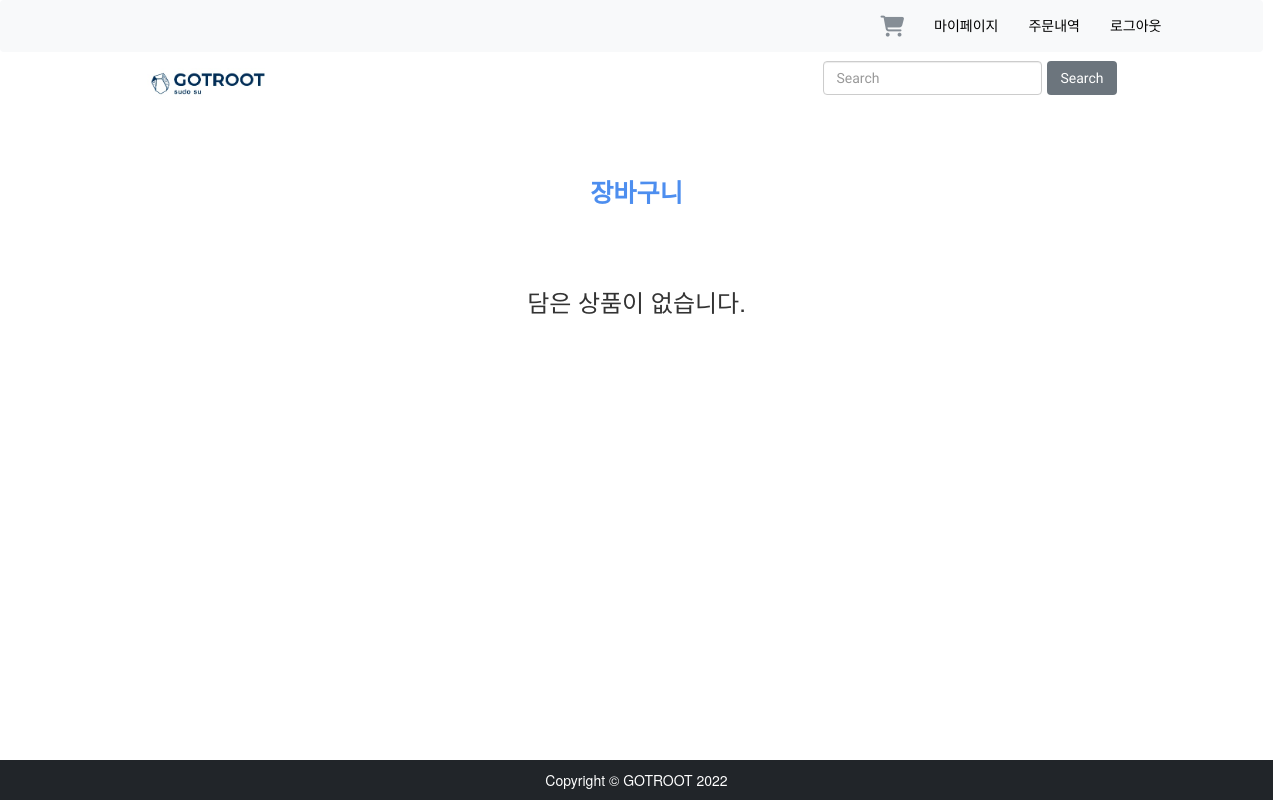
Page /cart/ (signed in) on the earlier database version.
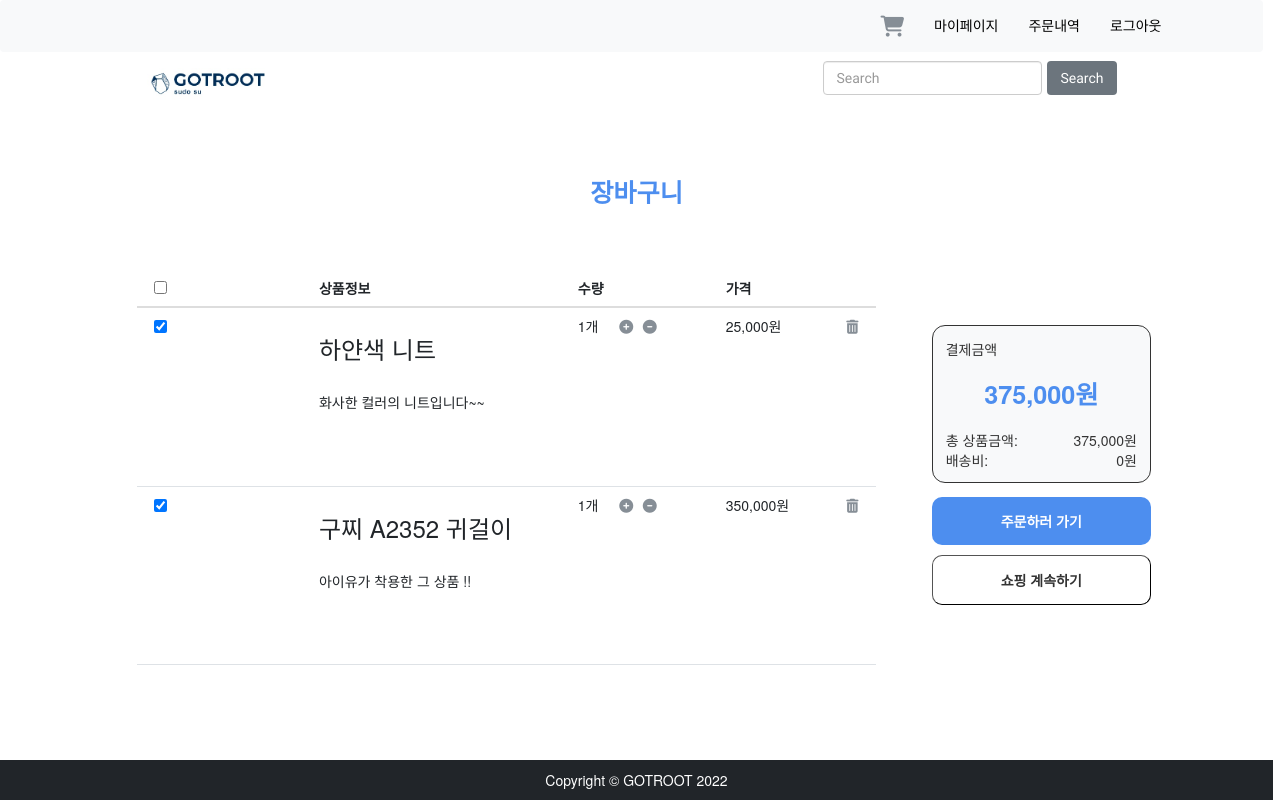
Same page on the later database version.
### cart/models.py (models this page shows, shortened)
class CartItem(models.Model) :
    product = models.ForeignKey('shop.Product', on_delete=models.CASCADE)
    each_price = models.IntegerField(default=0)
    quantity = models.IntegerField(default=1)
    active = models.BooleanField(default=True)
    cart = models.ForeignKey(Cart, on_delete=models.CASCADE)
    @property
    def get_sub_total(self):
        return self.quantity * self.each_price

class Cart(models.Model) :
    user = models.ForeignKey('user.User', on_delete=models.CASCADE, null=True)
    date_added = models.DateField(auto_now_add=True)
    shipping = models.IntegerField(default=3000)
    @property
    def get_cart_items(self):
        return self.cartitem_set.filter(cart=self)
    @property
    def get_active_items(self):
        return self.cartitem_set.filter(cart=self, active=True)
    @property
    def get_cart_total(self):
        cartitems = self.get_active_items
        total = 0
        for item in cartitems:
            total += item.get_sub_total
        return total

### shop/models.py (models this page shows, shortened)
class Product(models.Model):
    name = models.CharField(max_length=100)
    content = models.TextField(max_length=1000)
    category = models.ForeignKey(Category, on_delete=models.CASCADE)
    stock = models.PositiveIntegerField()
    price = models.IntegerField()
    created_at = models.DateTimeField(auto_now_add=True)
    modified_at = models.DateTimeField(auto_now=True)
    deleted_at = models.DateTimeField(null=True, blank=True)
    @property
    def get_product_image(self):
        try:
            image = self.productimage_set.get(product=self, is_represent=True)
            return image.image.url
        except:
            random_image = choice(ProductImage.objects.filter(product=self))
            return random_image.image.url

### cart/views.py (the view)
# urls.py: path('', views.index, name='index'),
def index(request):
    try:
        cart = Cart.objects.get(user=request.user)
    except Cart.DoesNotExist:
        cart = Cart.objects.create(user=request.user)
        cart.save()
    return render(request, 'cart/index.html', {'cart': cart})

### gotroot_site/context_processors.py (called while the page is built)
def category_list(request):
    categories = Category.objects.all()
    return {
        "categories": categories
    }

### cart/templates/cart/index.html (shortened to what the changed rows need)
<!DOCTYPE html>
<html lang="en">
<head>
    {% load static %}
    {% load humanize %}
    {% load mathfilters %}
    <link rel="stylesheet" type="text/css" href="{% static 'css/cart/custom.css' %}">
    <link rel="stylesheet" type="text/css" href="{% static 'css/shop/styles.css' %}">
</head>
<body class="d-flex flex-column min-vh-100">
        {% include 'shop/user_navbar.html' %}
        {% include 'shop/navbar.html' %}
    <div class="content container" >
        {% ifnotequal cart.get_cart_items.count 0 %}
        <div class="cart-custom text-center">
            <table class="table my_custom_table">
                <thead>
                <tr>
                    <th class="text-center"><input type="checkbox" onclick="return false;"></th>
                    <th class="text-center" style="width: 17%;"></th>
                    <th style="width: 35%;">상품정보</th>
                    <th style="width: 20%;">수량</th>
                    <th style="width: 15%;">가격</th>
                    <th></th>
                </tr>
                </thead>
                <tbody>
                {% for item in cart.get_cart_items %}
                    <tr>
                        <td>
                            <label>
                                <input type="checkbox" name="active_check" value="{{ item.id }}" {% if item.active %}checked{% endif %}/>
                            </label>
                        </td>
                        <td style="width: 17%;">
                        </td>
                        <td class="text-left" style="width: 35%;">
                            <h3>{{ item.product.name }}</h3><br>
                            <p>{{ item.product.content }}</p>
                        </td>
                        <td class="text-left" style="width: 20%;">
                            <p id="quantity_{{ item.id }}" style="display: inline;">{{ item.quantity }}개</p>
                            <a class="custom_a" name="plus_item" value="{{ item.id }}" style="padding: 0em 0.4em 0em 1.2em;">
                                <i class="fas fa-plus-circle custom_icon"></i></a>
                            <a class="custom_a" name="minus_item" value="{{ item.id }}">
                                <i class="fas fa-minus-circle custom_icon"></i></a>
                        </td>
                        <td class="text-left" style="width: 15%;">
                            <p id="price_{{ item.id }}">{{ item.get_sub_total|intcomma }}원</p>
                        </td>
                        <td>
                            <a class="custom_a" href="{% url 'cart:delete_cart' item.product.id %}">
                                <i class="fas fa-trash-alt custom_icon"></i></a>
                        </td>
                    </tr>
                {% endfor %}
                </tbody>
            </table>
            <div class="confirm-custom">
                <div class="total-price bg-light">
                    <p align="left">결제금액</p>
                    <p class="menu-title" id="total_price">{{ cart.get_cart_total|add:cart.shipping|intcomma }}원</p>
                    <table style="width: 100%">
                        <tr>
                            <td class="text-left">총 상품금액: </td>
                            <td class="text-right" id="items_price">{{ cart.get_cart_total|intcomma }}원</td>
                        </tr>
                        <tr>
                            <td class="text-left">배송비: </td>
                            <td class="text-right" id="shipping_price">{{ cart.shipping|intcomma }}원</td>
                        </tr>
                    </table>
                </div>
                <div class="btn-confirm">
                    <p><button class="btn-order btn-block" onclick='location.href="{% url 'order:order_cart' %}"'>주문하러 가기</button></p>
                    <p><button class="btn-shopping btn-block" onclick='location.href="{% url 'shop:index' %}"'>쇼핑 계속하기</button></p>
                </div>
            </div>
        </div>
        {% else %}
        <h3 style="text-align: center;">담은 상품이 없습니다.</h3>
        {% endifnotequal %}
    </div>
</body>

Differences in the rows shown:
added CartItem: active "☑", product.name "하얀색 니트", product.content "화사한 컬러의 니트입니다~~", quantity "1", {{ item.id }} 42 (drawn), get_sub_total "25,000"
added CartItem: active "☑", product.name "구찌 A2352 귀걸이", product.content "아이유가 착용한 그 상품 !!", quantity "1", {{ item.id }} 43 (drawn), get_sub_total "350,000"
added Cart: get_cart_total|add "375,000", get_cart_total "375,000", shipping "0"
Other differences:
form field value: (not shown) → "☐"
text no longer shown: "담은 상품이 없습니다."
text now shown: "상품정보 수량 가격 결제금액 원 총 상품금액: 원 배송비: 원 주문하러 가기 쇼핑 계속하기"
